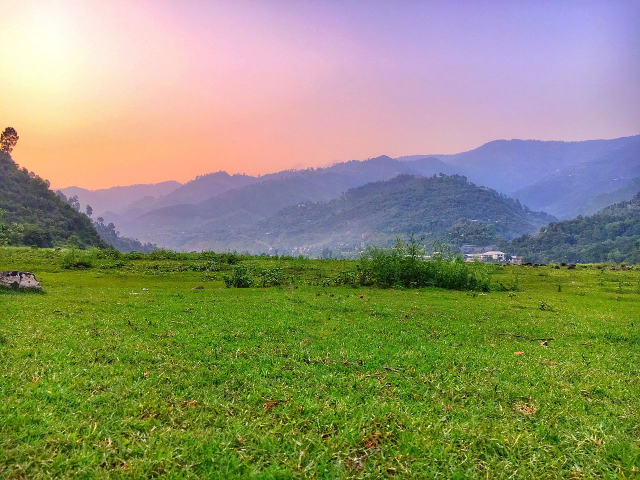
#> input picture test/image.jpg, 1280 x 960 px (shown at 1/2 size)
$ python analize.py ../test/image.jpg ../test/image.jpg
#> lines starting #> are read from the running program, lines starting #| are printed output that depends on the picture; after the words box and inside, x2 and y2 are one past the last pixel; in counts of white or black regions, pixels touching at a corner belong together
#> further down, photo is the input picture: shape (960, 1280, 3); mean B, G, R 111.3, 145.1, 143
### src/tools.py
import numpy as np
import cv2 as cv
import os

def edge_detect(photo):
	# Convert to gray BGR -> Gray:  Y = 0.299R + 0.587G + 0.114B
	b,g,r = cv.split(photo)
	gray 	 	= 0.299*r + 0.587*g + 0.114*b
	out = cv.Laplacian(gray,cv.CV_8U,ksize=5)
	return out

def sign_image(photo_filename, sign_filename, size = 0.16, hmargin = 2, wmargin = 1.2, opacity = [], verbose=False):

#> called with photo_filename = '../test/image.jpg', sign_filename = '../test/image.jpg', size = 0.16, hmargin = 2, wmargin = 1.2, verbose = True
	photo = cv.imread(photo_filename)
	h, w, bbp = photo.shape
#> h = 960; w = 1280; bbp = 3

	sign = cv.imread(sign_filename,-1)
	hs0, ws0, bbs = sign.shape
#> hs0 = 960; ws0 = 1280; bbs = 3

	# Sizes of rsized image
	ws1 = int(size * w)
#> ws1 = 204
	hs1 = int(ws1 * hs0 / ws0)
#> hs1 = 153

	#Sizes of ROI to analyze
	roi_w = int(wmargin * ws1)
#> roi_w = 244
	roi_h = int(hmargin * hs1)
#> roi_h = 306

	corner	= np.zeros((4,	roi_h,			roi_w,			3))
	corner[0,:,:,:] = photo[0:roi_h,		0:roi_w,		:]
	corner[1,:,:,:] = photo[-roi_h-1:-1,	0:roi_w,		:]
	corner[2,:,:,:] = photo[0:roi_h, 		-roi_w-1:-1,	:]
	corner[3,:,:,:] = photo[-roi_h-1:-1, 	-roi_w-1:-1,	:]

	bright 		= np.zeros(4)
	edge_contr 	= np.zeros(4)

	# Analyze corners
	for k in range(4):
		# Convert to gray BGR -> Gray:  Y = 0.299R + 0.587G + 0.114B
		b,g,r = cv.split(corner[k,:,:,:])
		gray 	 		= 0.299*r + 0.587*g + 0.114*b
		bright[k] 		= np.mean(gray)
		edges 			= edge_detect(corner[k,:,:,:])
		edge_contr[k]	= np.std(edges)
#> this loop made 4 passes
#> pass 1, in sign_image, `b,g,r = cv.split(corner[k,:,:,:])`:
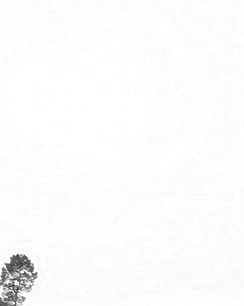
#> r: shape (306, 244) float64; min 44, max 255, mean 251.1
#> after the loop:
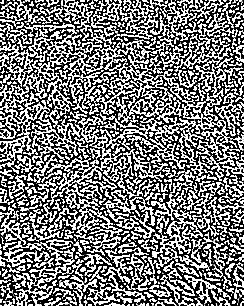
#> edges: shape (306, 244); min 0, max 255, mean 121.5
#> after the loop:
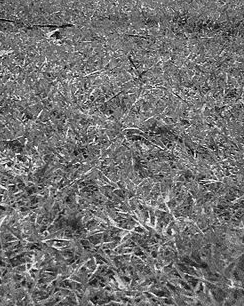
#> gray: shape (306, 244) float64; min 3.23, max 249.8, mean 114.1
#> after the loop, bright = [231.8, 110.8, 175.1, 114.1]; edge_contr = [35.27, 123.2, 44.42, 123.9]

	best_corner = np.argmin(edge_contr)
#> best_corner = 0

	# Compute auto opacity (only if opacity is not defined)
	if opacity == []:
		opacity = set_opacity(bright[best_corner],0.3,0.9)
#> opacity = 0.41

	if verbose:
		print(photo_filename)
		print('\t', end='')
		for k in range(4):
			print(k,"\t", end='')
		print("Best\tOp\nB:\t", end='')
		for k in range(4):
			print(round(bright[k], 2),"\t", end='')
		print(best_corner,"\t",round(opacity,3),"\nC:\t", end='')
#| 0 	 0.41
#| C:
		for k in range(4):
			print(round(edge_contr[k], 2),"\t", end='')
		print("")

	# Scale factors
	scale = ws1 / ws0
#> scale = 0.159
	# Resize signature
	sign = cv.resize(sign,(0,0),fx=scale,fy=scale,interpolation=cv.INTER_LANCZOS4)
	hs1, ws1 ,bbs = sign.shape

	photo_new = photo

	sig_l	= range(0 		+ int((wmargin - 1) * 0.5 * roi_w),
					ws1 	+ int((wmargin - 1) * 0.5 * roi_w))

	sig_r 	= range(-ws1 	- int((wmargin - 1) * 0.5 * roi_w),
					0 		- int((wmargin - 1) * 0.5 * roi_w))

	sig_u 	= range(0		+ int((hmargin - 1) * 0.5 * roi_h),
					hs1 	+ int((hmargin - 1) * 0.5 * roi_h))

	sig_d 	= range(-hs1 	- int((hmargin - 1) * 0.5 * roi_h),
					0 		- int((hmargin - 1) * 0.5 * roi_h))

	if best_corner == 0:
		nx, ny = np.meshgrid(sig_l,sig_u)
	elif best_corner == 1:
		nx, ny = np.meshgrid(sig_l,sig_d)
	elif best_corner == 2:
		nx, ny = np.meshgrid(sig_r,sig_u)
	else:
		nx, ny = np.meshgrid(sig_r,sig_d)

	sign_rgb = sign[:,:,:3]
	sign_alpha = sign[:,:,-1]
	# The signature is expected to be black over a transparent background
	# This is good for bright corners
	# So we keep the same colors for bright corners, but we invert the colors, if the
	# corner is a darker one.
	if bright[best_corner] < 128:
		sign_rgb = 255 - sign_rgb

	a = (sign_alpha * opacity)/256
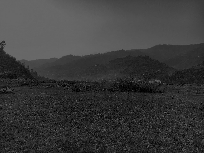
#> a: shape (153, 204) float64; min 0, max 0.408, mean 0.229
	for c in range(3):
		photo_new[ny,nx,c] = (1-a)*photo[ny,nx,c] + a*sign_rgb[:,:,c]
#> photo_new: shape (960, 1280, 3); 2.54% of pixels changed, all inside (x1, y1, x2, y2) = (24, 153, 228, 306)

	return photo_new

# [4 lines left out: function get_files, not called in this run]

def set_opacity(bright,min,max,res=256):
	return np.round(-2*(max-min)/res * np.abs(bright-res/2) + max, 2)

### src/analize.py
#
# 0 ======== 2
# |          |
# |  photo   |
# |          |
# 1 ======== 3
#

import sys
import numpy as np
import cv2 as cv
import tools as tool

args = sys.argv
photo_path = args[1]
sign_path = args[2]

photo = cv.imread(photo_path)
cv.imshow("Photo_signed",photo)

signed = tool.sign_image(photo_path,sign_path,verbose=True)
cv.imshow("Signed",signed)

gradient = tool.edge_detect(signed)
#> in edge_detect (call 5), `b,g,r = cv.split(photo)`:
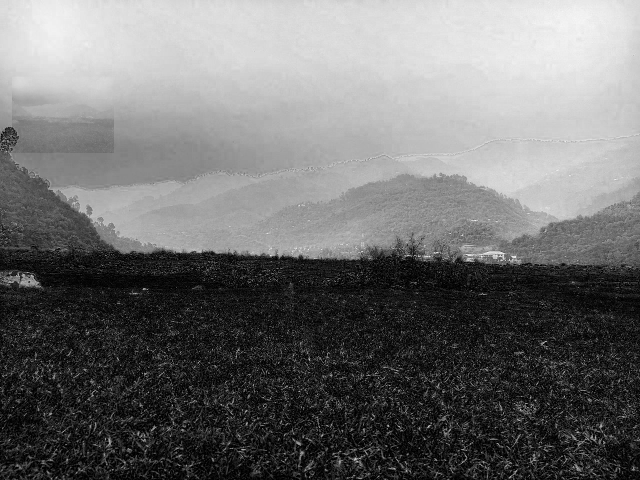
#> b: shape (960, 1280) (shown at 1/2 size); min 0, max 255, mean 111.1
#> in edge_detect (call 5), `gray 	 	= 0.299*r + 0.587*g + 0.114*b`:
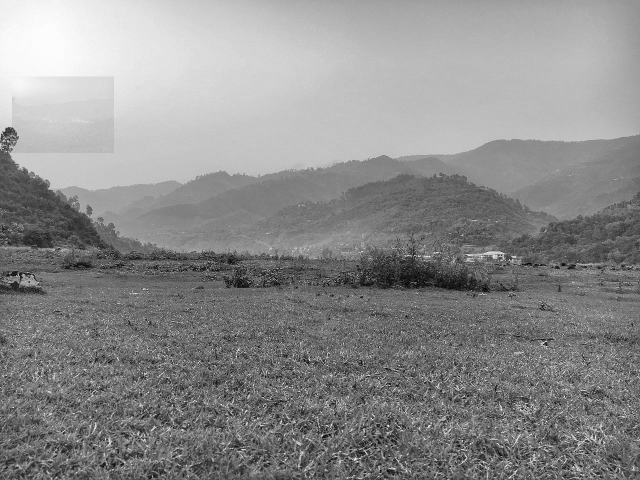
#> gray: shape (960, 1280) float64 (shown at 1/2 size); min 0.299, max 254.1, mean 140.2
#> in edge_detect (call 5), `out = cv.Laplacian(gray,cv.CV_8U,ksize=5)`:
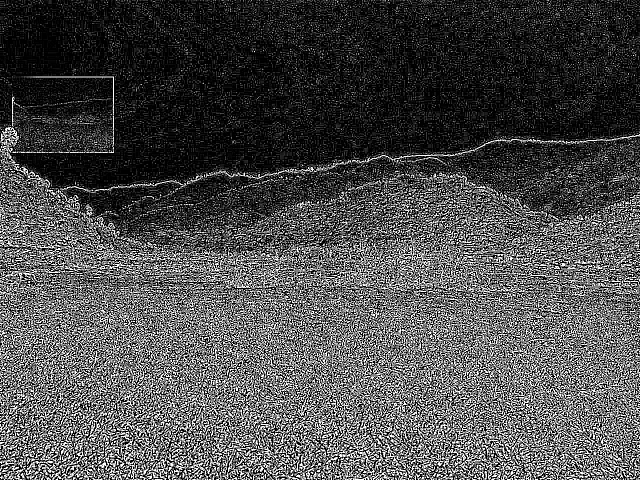
#> out: shape (960, 1280) (shown at 1/2 size); min 0, max 255, mean 77.6
cv.imshow("Gradient",gradient)

key = cv.waitKey(0)
#> (key Esc is pressed here)
if key == 13:
	cv.destroyAllWindows()
